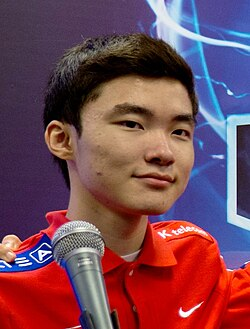
#> input picture data/test_images/img_10.jpg, 250 x 329 px
$ python -i clahe.py   (imports and definitions only)
#> lines starting #> are read from the running program, lines starting #| are printed output that depends on the picture
#> further down, picture is the input picture: shape (329, 250, 3); mean B, G, R 83.7, 70.8, 118.3
"""
Module tiền xử lý ảnh khuôn mặt: Denoise, CLAHE và Sharpen.
Thứ tự pipeline chuẩn: Ảnh thô (Raw) -> Denoise -> CLAHE -> Sharpen.
"""

from typing import Any, Dict, Optional, Tuple, Union
import cv2
import numpy as np


def _parse_step_config(cfg: Any, default_enabled: bool = True) -> Tuple[bool, Dict[str, Any]]:
    """
    Helper chuẩn hóa cấu hình cho từng bước tiền xử lý:
    - Boolean: True/False -> (True/False, {})
    - Dict: {"enabled": True/False, ...} -> (enabled, {params})
    - None / khác: (default_enabled, {})
    """
    if isinstance(cfg, bool):
        return cfg, {}
    if isinstance(cfg, dict):
        enabled = cfg.get("enabled", default_enabled)
        params = {k: v for k, v in cfg.items() if k != "enabled"}
        return bool(enabled), params
    if cfg is None:
        return default_enabled, {}
    return bool(cfg), {}


def apply_denoise(
    image: np.ndarray,
    method: str = "bilateral",
    d: int = 5,
    sigma_color: float = 25.0,
    sigma_space: float = 25.0,
    h: float = 3.0,
    diameter: Optional[int] = None,
) -> np.ndarray:
    """
    Khử nhiễu ảnh nhưng vẫn giữ được các cạnh quan trọng của khuôn mặt.

    Args:
        image: Ảnh BGR đầu vào (uint8, HxWxC).
        method: Phương pháp khử nhiễu ('bilateral' hoặc 'fast_nlmeans' / 'fastNlMeans').
        d: Đường kính lân cận của mỗi điểm ảnh cho Bilateral Filter (mặc định 5).
        sigma_color: Độ lọc trong không gian màu (mặc định 25.0).
        sigma_space: Độ lọc trong không gian tọa độ (mặc định 25.0).
        h: Tham số lọc nhiễu cho FastNlMeans (mặc định 3.0).
        diameter: Alias tương thích ngược cho tham số d.

    Returns:
        np.ndarray: Ảnh đã khử nhiễu (uint8, HxWxC).
    """
#> called with method = 'bilateral', d = 5, sigma_color = 25, sigma_space = 25, h = 3
    if image is None or image.size == 0:
        raise ValueError("Ảnh đầu vào rỗng hoặc không hợp lệ")

    effective_d = diameter if diameter is not None else d

    if method.lower() in ("fast_nlmeans", "fastnlmeans", "nlmeans"):
        return cv2.fastNlMeansDenoisingColored(
            image,
            None,
            h=float(h),
            hColor=float(h),
            templateWindowSize=7,
            searchWindowSize=21,
        )

    # Mặc định dùng Bilateral Filter: nhanh và giữ viền cạnh khuôn mặt tốt
    return cv2.bilateralFilter(
        image,
        d=int(effective_d),
        sigmaColor=float(sigma_color),
        sigmaSpace=float(sigma_space),
    )


def apply_clahe(
    image: np.ndarray,
    clip_limit: float = 1.5,
    tile_grid_size: Union[Tuple[int, int], list] = (8, 8),
) -> np.ndarray:
    """
    Áp dụng CLAHE (Contrast Limited Adaptive Histogram Equalization) trên kênh L (LAB).
    Giữ nguyên thông tin màu sắc (A, B) để tránh làm méo màu da.

    Args:
        image: Ảnh đầu vào định dạng BGR (uint8, HxWxC).
        clip_limit: Ngưỡng giới hạn khuếch đại tương phản trên kênh L (mặc định 1.5).
        tile_grid_size: Kích thước lưới chia ô (mặc định 8x8).

    Returns:
        np.ndarray: Ảnh sau khi đã cân bằng độ tương phản cục bộ.
    """
#> called with clip_limit = 1.5, tile_grid_size = (8, 8)
    if image is None or image.size == 0:
        raise ValueError("Ảnh đầu vào rỗng hoặc không hợp lệ")

    if isinstance(tile_grid_size, list):
        tile_grid_size = tuple(tile_grid_size)

    # Chuyển sang không gian màu LAB để chỉ can thiệp kênh độ sáng L
    lab = cv2.cvtColor(image, cv2.COLOR_BGR2LAB)
#> lab: shape (329, 250, 3); mean of channels 0, 1, 2 98.5, 150.5, 132.6
    l_channel, a_channel, b_channel = cv2.split(lab)
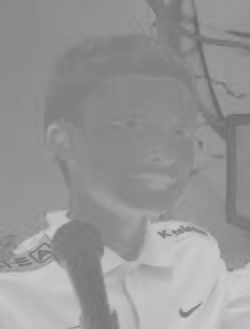
#> a_channel: shape (329, 250); min 106, max 204, mean 150.5
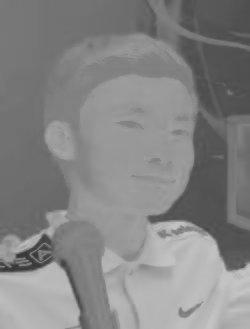
#> b_channel: shape (329, 250); min 54, max 196, mean 132.6

    clahe = cv2.createCLAHE(
        clipLimit=float(clip_limit),
        tileGridSize=tile_grid_size,
    )
    l_clahe = clahe.apply(l_channel)
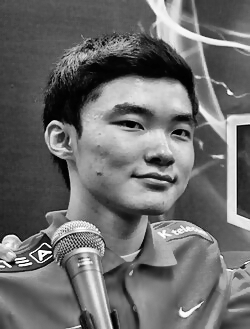
#> l_clahe: shape (329, 250); min 1, max 255, mean 107.9

    # Gộp lại và chuyển về BGR
    merged_lab = cv2.merge([l_clahe, a_channel, b_channel])
#> merged_lab: shape (329, 250, 3); mean of channels 0, 1, 2 107.9, 150.5, 132.6
    return cv2.cvtColor(merged_lab, cv2.COLOR_LAB2BGR)


def apply_sharpen(
    image: np.ndarray,
    strength: float = 0.3,
    sigma: float = 1.5,
    threshold: float = 3.0,
) -> np.ndarray:
    """
    Làm nét ảnh bằng Unsharp Masking kết hợp lọc ngưỡng cạnh (Edge Threshold Filter)
    để tăng chi tiết đặc trưng (mắt, mũi, miệng) mà không khuếch đại nhiễu hạt da.

    Args:
        image: Ảnh BGR đầu vào (uint8, HxWxC).
        strength: Độ mạnh của hiệu ứng làm nét (mặc định 0.3).
        sigma: Độ lệch chuẩn Gaussian Blur để trích xuất dải tần cao (mặc định 1.5).
        threshold: Ngưỡng chênh lệch tối thiểu để áp dụng làm nét (mặc định 3.0).

    Returns:
        np.ndarray: Ảnh sau khi làm nét (uint8, HxWxC).
    """
#> called with strength = 0.3, sigma = 1.5, threshold = 3
    if image is None or image.size == 0:
        raise ValueError("Ảnh đầu vào rỗng hoặc không hợp lệ")

    if strength <= 0:
        return image.copy()

    # Unsharp Masking: Chi tiết biên = Ảnh gốc - Ảnh làm mờ Gaussian
    blurred = cv2.GaussianBlur(image, (0, 0), sigmaX=float(sigma), sigmaY=float(sigma))
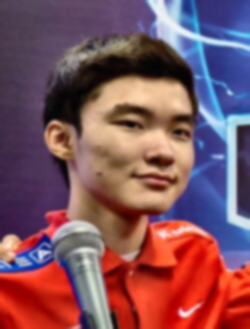
#> blurred: shape (329, 250, 3); mean B, G, R 93.3, 82.8, 127.9
    diff = image.astype(np.float32) - blurred.astype(np.float32)
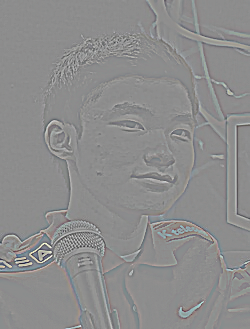
#> diff: shape (329, 250, 3) float32; mean B, G, R 0, 0, 0; drawn with min black and max white

    # Lọc ngưỡng cạnh: triệt tiêu các dao động nhỏ dưới ngưỡng để tránh khuếch đại nhiễu da
    if threshold > 0:
        mask = np.abs(diff) >= float(threshold)
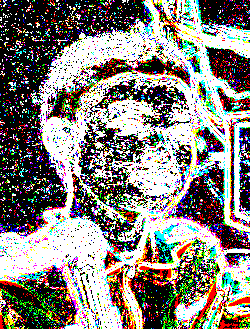
#> mask: shape (329, 250, 3) bool; mean B, G, R 0.489, 0.512, 0.53
        diff = diff * mask

    sharpened = image.astype(np.float32) + float(strength) * diff
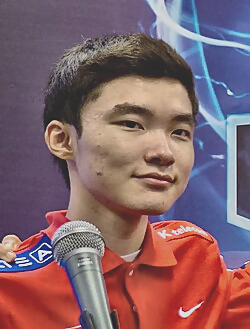
#> sharpened: shape (329, 250, 3) float32; mean B, G, R 93.4, 82.8, 127.9; drawn with min black and max white
    return np.clip(sharpened, 0, 255).astype(np.uint8)


def preprocess_image(
    image: np.ndarray,
    config: Optional[Dict[str, Any]] = None,
) -> np.ndarray:
    """
    Pipeline tiền xử lý toàn diện theo thứ tự chuẩn:
    Raw -> Denoise -> CLAHE -> Sharpen

    Hỗ trợ linh hoạt cả cấu hình lồng nhau (nested dict) lẫn cờ boolean đơn giản.

    Args:
        image: Ảnh gốc đầu vào (BGR).
        config: Dict cấu hình (thường đọc từ pipeline.yaml['preprocessing'] hoặc truyền trực tiếp).

    Returns:
        np.ndarray: Ảnh sau khi đã qua pipeline tiền xử lý.
    """
    if image is None or image.size == 0:
        raise ValueError("Ảnh đầu vào không hợp lệ")

    result = image.copy()

    if config is None:
        config = {
            "denoise": True,
            "clahe": True,
            "sharpen": True,
        }

    # 1. Denoise (Raw -> Denoise)
    denoise_cfg = config.get("denoise", True)
    denoise_enabled, denoise_params = _parse_step_config(denoise_cfg, default_enabled=True)
    if denoise_enabled:
        result = apply_denoise(result, **denoise_params)

    # 2. CLAHE (Denoise -> CLAHE)
    clahe_cfg = config.get("clahe", True)
    clahe_enabled, clahe_params = _parse_step_config(clahe_cfg, default_enabled=True)
    if clahe_enabled:
        result = apply_clahe(result, **clahe_params)

    # 3. Sharpen (CLAHE -> Sharpen)
    sharpen_cfg = config.get("sharpen", True)
    sharpen_enabled, sharpen_params = _parse_step_config(sharpen_cfg, default_enabled=True)
    if sharpen_enabled:
        result = apply_sharpen(result, **sharpen_params)

    return result

>>> import cv2
>>> picture = cv2.imread('../../data/test_images/img_10.jpg')
>>> result = preprocess_image(picture)

$ run again, on data/test_images/img_11.jpg
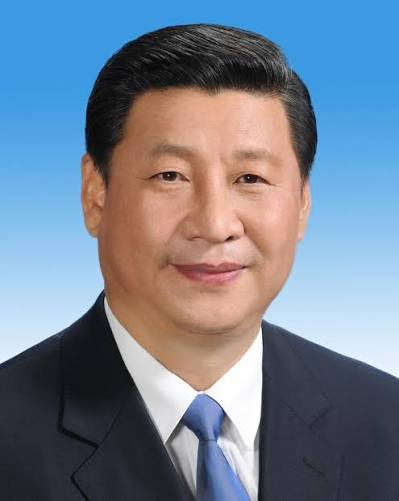
#> input picture data/test_images/img_11.jpg, 399 x 501 px
#> picture is the input picture: shape (501, 399, 3); mean B, G, R 145.6, 128.2, 115
#> lab: shape (501, 399, 3); mean of channels 0, 1, 2 134.4, 131, 118.6
#> merged_lab: shape (501, 399, 3); mean of channels 0, 1, 2 137.9, 131, 118.6
#> in apply_sharpen, `diff = image.astype(np.float32) - blurred.astype(np.float32)`:
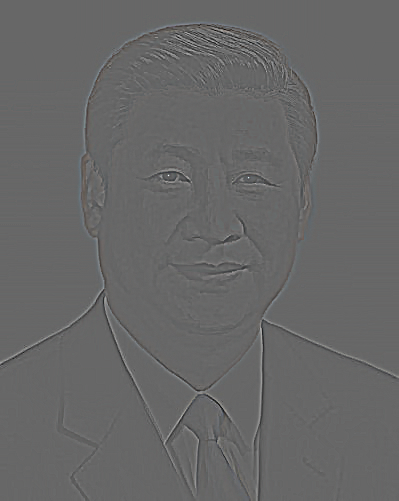
#> diff: shape (501, 399, 3) float32; mean B, G, R 0, 0, 0; drawn with min black and max white
#> in apply_sharpen, `mask = np.abs(diff) >= float(threshold)`:
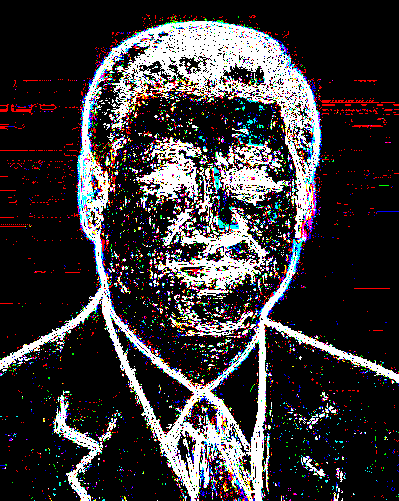
#> mask: shape (501, 399, 3) bool; mean B, G, R 0.22, 0.213, 0.226

$ run again, on data/test_images/img_12.jpg
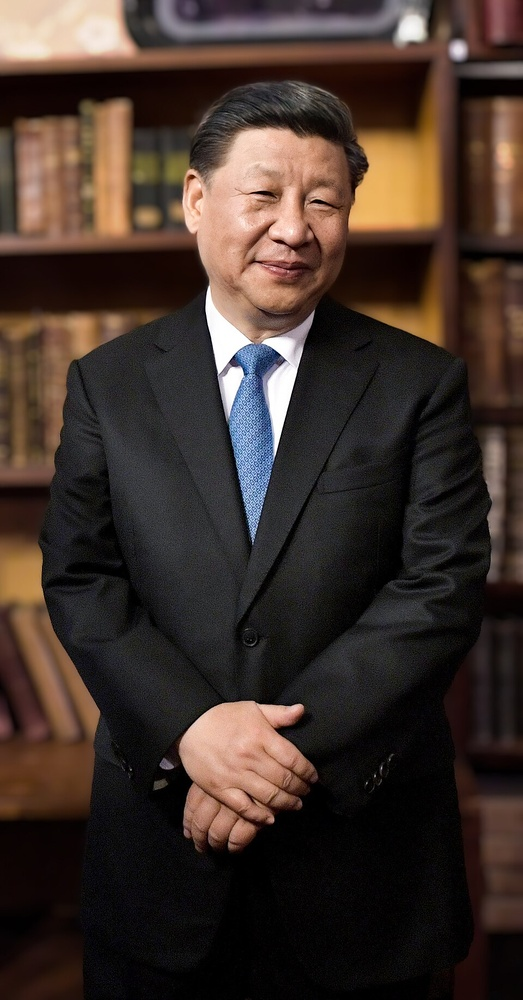
#> input picture data/test_images/img_12.jpg, 523 x 1000 px, shrunk from 960 x 1836 before the run
#> picture is the input picture: shape (1000, 523, 3); mean B, G, R 43.3, 50.1, 64.2
#> lab: shape (1000, 523, 3); mean of channels 0, 1, 2 54.8, 133.1, 134
#> merged_lab: shape (1000, 523, 3); mean of channels 0, 1, 2 73.6, 133.1, 134
#> in apply_sharpen, `mask = np.abs(diff) >= float(threshold)`:
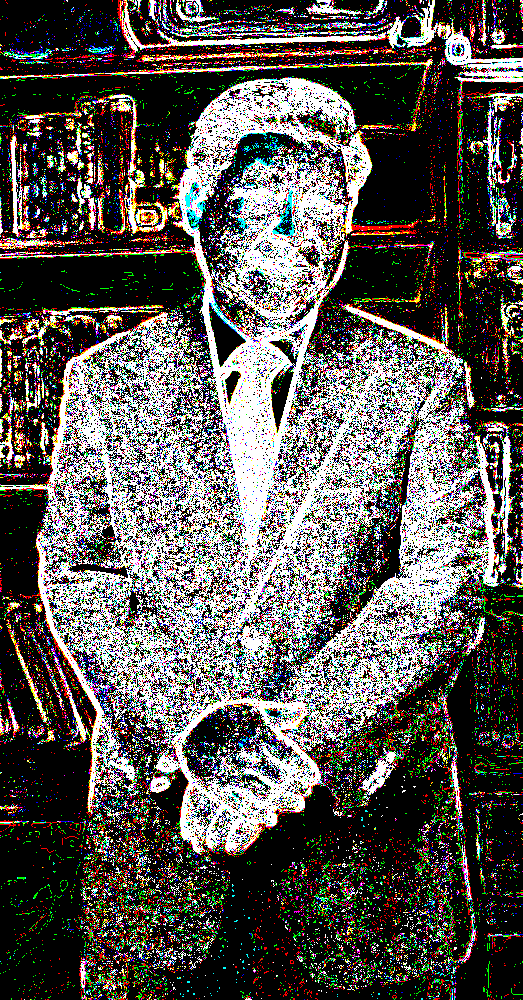
#> mask: shape (1000, 523, 3) bool; mean B, G, R 0.325, 0.341, 0.356
#> in apply_sharpen, `sharpened = image.astype(np.float32) + float(strength) * diff`:
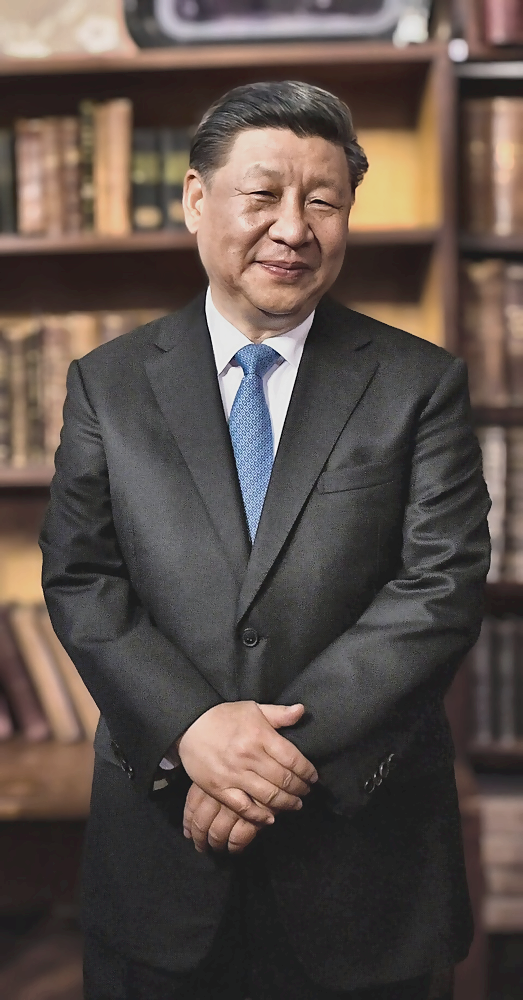
#> sharpened: shape (1000, 523, 3) float32; mean B, G, R 60.8, 67.9, 82.4; drawn with min black and max white

$ run again, on data/test_images/img_13.jpg
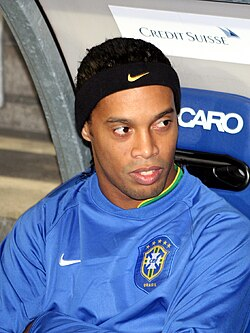
#> input picture data/test_images/img_13.jpg, 250 x 333 px
#> picture is the input picture: shape (333, 250, 3); mean B, G, R 157.7, 124.5, 110.8
#> lab: shape (333, 250, 3); mean of channels 0, 1, 2 133.4, 135.9, 109.8
#> merged_lab: shape (333, 250, 3); mean of channels 0, 1, 2 140.2, 135.9, 109.8
#> in apply_sharpen, `sharpened = image.astype(np.float32) + float(strength) * diff`:
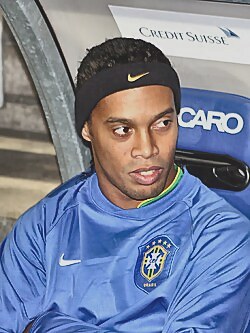
#> sharpened: shape (333, 250, 3) float32; mean B, G, R 163.9, 131.8, 118.8; drawn with min black and max white
